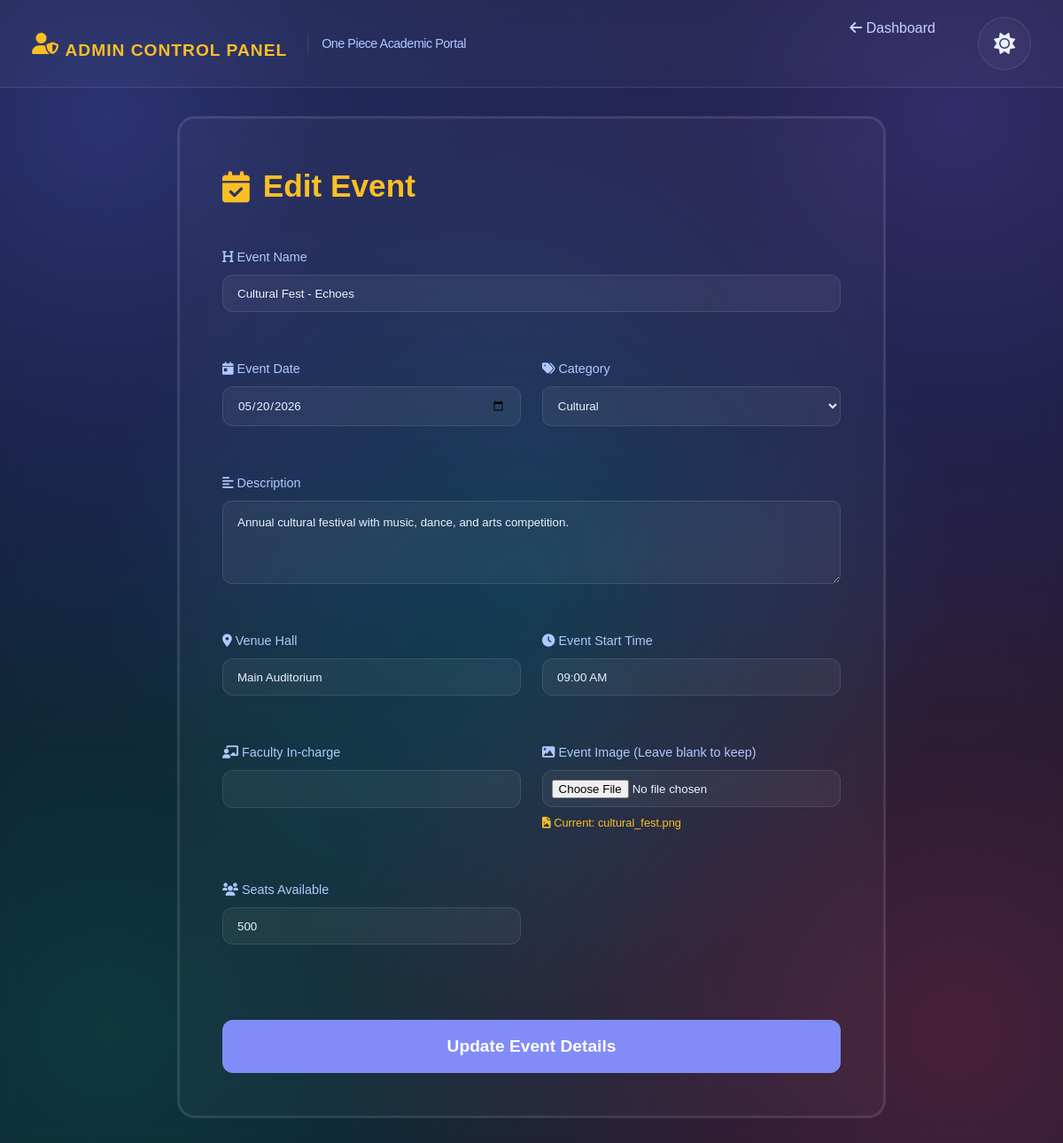
Page /edit_event.php?id=2 (signed in) on the committed database.
### tables this page shows
CREATE TABLE IF NOT EXISTS `events` (
  `id` int(11) NOT NULL AUTO_INCREMENT,
  `event_name` varchar(255) NOT NULL,
  `category` varchar(100) NOT NULL,
  `event_date` date NOT NULL,
  `description` text NOT NULL,
  `venue` varchar(255) NOT NULL,
  `event_time` varchar(100) NOT NULL,
  `image` varchar(255) NOT NULL,
  `seats` int(11) NOT NULL,
  `status` varchar(50) NOT NULL,
  PRIMARY KEY (`id`)
);

### edit_event.php (the view, shortened to what this page needs)
<?php
include 'connect.php';
$id = intval($_GET['id']);
$result = mysqli_query($conn, "SELECT * FROM events WHERE id=$id");
$row = mysqli_fetch_assoc($result);
?>
<head>
    <link rel="stylesheet" href="style.css?v=<?php echo time(); ?>">
    <link rel="stylesheet" href="https://cdnjs.cloudflare.com/ajax/libs/font-awesome/6.0.0/css/all.min.css">
</head>
<body>
<div class="navbar">
    <div class="logo">
        <i class="fas fa-user-shield" style="color: var(--gold);"></i> <span class="welcome-text">Admin Control Panel</span>
        <span style="font-size: 0.9rem; font-weight: 400; color: var(--text-muted); margin-left: 15px; border-left: 1px solid var(--glass-border); padding-left: 15px;">
            One Piece Academic Portal
        </span>
    </div>
    <div class="nav-links">
        <a href="admin_dashboard.php"><i class="fas fa-arrow-left"></i> Dashboard</a>
        <button id="theme-toggle" class="theme-toggle" title="Toggle Theme">
            <i class="fas fa-sun"></i>
        </button>
    </div>
</div>
<div class="auth-container" style="padding: 2rem 1.5rem;">
    <div class="glass-card auth-card" style="max-width: 800px; padding: 3rem; border-radius: 20px;">
        <h2 style="margin-bottom: 2.5rem; display: flex; align-items: center; gap: 15px; font-size: 2.2rem; color: var(--gold);">
            <i class="fas fa-calendar-check"></i> Edit Event
        </h2>
        <form method="POST" enctype="multipart/form-data" style="display: grid; grid-template-columns: 1fr 1fr; gap: 1.5rem;">
            <div class="form-group" style="grid-column: span 2;">
                <label><i class="fas fa-heading"></i> Event Name</label>
                <input type="text" name="event_name" value="<?php echo $row['event_name']; ?>" required>
            </div>
            <div class="form-group">
                <label><i class="fas fa-calendar-day"></i> Event Date</label>
                <input type="date" name="event_date" value="<?php echo $row['event_date']; ?>" onclick="this.showPicker()" required>
            </div>
            <div class="form-group">
                <label><i class="fas fa-tags"></i> Category</label>
                <select name="category" required style="background: rgba(255,255,255,0.05); color: var(--text-main); border: 1px solid rgba(255,255,255,0.1); border-radius: 10px; width: 100%; padding: 0.8rem; font-family: inherit;">
                    <option value="Cultural" <?php if($row['category'] == 'Cultural') echo 'selected'; ?> style="background: var(--bg-card);">Cultural</option>
                </select>
            </div>
            <div class="form-group" style="grid-column: span 2;">
                <label><i class="fas fa-align-left"></i> Description</label>
                <textarea name="description" rows="4" required style="background: rgba(255,255,255,0.05); color: var(--text-main); border: 1px solid rgba(255,255,255,0.1); border-radius: 10px; width: 100%; padding: 1rem; font-family: inherit; resize: vertical;"><?php echo $row['description']; ?></textarea>
            </div>
            <div class="form-group">
                <label><i class="fas fa-map-marker-alt"></i> Venue Hall</label>
                <input type="text" name="venue" value="<?php echo $row['venue']; ?>" required>
            </div>
            <div class="form-group">
                <label><i class="fas fa-clock"></i> Event Start Time</label>
                <input type="text" name="timing" value="<?php echo $row['event_time']; ?>" required>
            </div>
            <div class="form-group">
                <label><i class="fas fa-chalkboard-teacher"></i> Faculty In-charge</label>
                <input type="text" name="faculty_name" value="<?php echo $row['faculty_name']; ?>" required>
            </div>
            <div class="form-group">
                <label><i class="fas fa-image"></i> Event Image (Leave blank to keep)</label>
                <input type="file" name="image" style="padding: 0.6rem;">
                <?php if(!empty($row['image'])): ?>
                    <p style="font-size: 0.8rem; color: var(--gold); margin-top: 0.5rem;"><i class="fas fa-file-image"></i> Current: <?php echo $row['image']; ?></p>
                <?php endif; ?>
            </div>
            <div class="form-group">
                <label><i class="fas fa-users"></i> Seats Available</label>
                <input type="number" name="seats" value="<?php echo $row['seats']; ?>" required>
            </div>
            <div style="grid-column: span 2; margin-top: 1rem;">
                <button type="submit" name="update" class="btn" style="width: 100%; padding: 1.2rem; font-size: 1.2rem;">Update Event Details</button>
            </div>
        </form>
    </div>
</div>
</body>
</html>

### style.css (style rules this page uses)
* { margin: 0; padding: 0; box-sizing: border-box; }
body { background-color: var(--bg-main); color: var(--text-main); font-family: 'Outfit', sans-serif; line-height: 1.6; overflow-x: hidden; min-height: 100vh; transition: var(--transition); margin: 0; }
body::before { content: ''; position: fixed; top: 0; left: 0; width: 100%; height: 100%; background: linear-gradient(rgba(15, 23, 42, 0.85), rgba(15, 23, 42, 0.85)), url('main_campus_bg.png'); background-size: cover; background-position: center; filter: blur(8px) saturate(1.2); opacity: 1; z-index: -2; }
body::after { content: ''; position: fixed; top: 0; left: 0; width: 100%; height: 100%; background: radial-gradient(circle at 10% 10%, rgba(99, 102, 241, 0.35) 0%, transparent 45%), radial-gradient(circle at 90% 10%, rgba(139, 92, 246, 0.3) 0%, transparent 45%), radial-gradient(circle at 50% 50%, rgba(6, 182, 212, 0.2) 0%, transparent 55%), radial-gradient(circle at 90% 90%, rgba(244, 63, 94, 0.25) 0%, transparent 45%), radial-gradient(circle at 10% 90%, rgba(16, 185, 129, 0.2) 0%, transparent 45%); pointer-events: none; z-index: -1; }
.navbar { display: flex; justify-content: space-between; align-items: center; padding: 1.2rem 3%; background: var(--glass-bg); backdrop-filter: var(--glass-blur); border-bottom: 1px solid var(--glass-border); position: sticky; top: 0; z-index: 1000; }
.logo { font-size: 1.5rem; font-weight: 700; color: var(--gold); letter-spacing: -0.5px; display: flex; align-items: center; gap: 0.5rem; }
.welcome-text { font-size: 1.2rem; color: var(--gold); font-weight: 600; margin-bottom: -1rem; letter-spacing: 1px; text-transform: uppercase; }
.nav-links { display: flex; gap: 2rem; }
.nav-links a { text-decoration: none; color: var(--nav-text); font-weight: 500; transition: var(--transition); position: relative; }
.nav-links a::after { content: ''; position: absolute; bottom: -4px; left: 0; width: 0; height: 2px; background: var(--primary); transition: var(--transition); }
.glass-card { background: var(--glass-bg); backdrop-filter: var(--glass-blur); border: 3px solid var(--glass-border); padding: 2rem; border-radius: 20px; transition: var(--transition); }
.auth-container { display: flex; justify-content: center; align-items: center; min-height: calc(100vh - 100px); padding: 2rem; }
.auth-card { width: 100%; max-width: 500px; animation: fadeInUp 0.8s ease-out; }
.auth-card h2 { margin-bottom: 2rem; text-align: center; font-size: 2rem; }
.form-group { margin-bottom: 1.8rem; }
.form-group label { display: block; margin-bottom: 0.5rem; color: var(--text-muted); font-size: 0.9rem; }
input, select, textarea { width: 100%; padding: 0.8rem 1rem; background: rgba(255, 255, 255, 0.05); border: 1px solid var(--glass-border); border-radius: 12px; color: var(--text-main); font-family: var(--font-main); transition: var(--transition); }
select option { background: var(--bg-accent); color: var(--text-main); }
.auth-card .btn { width: 100%; margin-top: 1rem; }
.btn { display: inline-block; padding: 0.8rem 2rem; border-radius: 12px; background: var(--primary); color: white; text-decoration: none; font-weight: 600; transition: var(--transition); border: none; cursor: pointer; }
.theme-toggle { background: var(--glass-bg); border: 1px solid var(--glass-border); color: var(--text-main); width: 60px; height: 60px; border-radius: 50%; display: flex; align-items: center; justify-content: center; cursor: pointer; transition: var(--transition); font-size: 1.5rem; margin-left: 1rem; }

### rows in the picture
events: event_name "Cultural Fest - Echoes", event_date "05/20/2026", category "Cultural", description "Annual cultural festival with music, dance, and arts competition.", venue "Main Auditorium", timing "09:00 AM", image "cultural_fest.png", seats "500"
